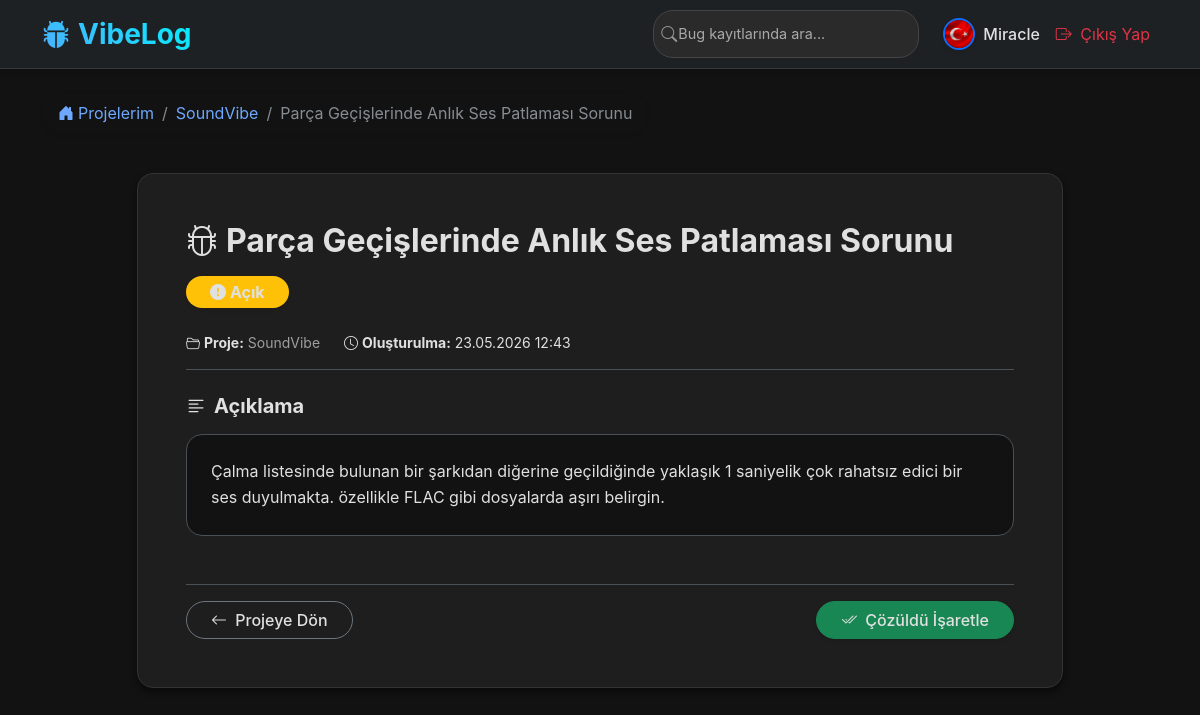
Screenshot of /bug/3 (signed in) with the database file from the repository.
### app/models.py (models this page shows, shortened)
class User(UserMixin, db.Model):
    __tablename__ = 'users'
    id: Mapped[int] = mapped_column(primary_key=True)
    username: Mapped[str] = mapped_column(String(64), unique=True, nullable=False)
    email: Mapped[str] = mapped_column(String(120), unique=True, nullable=False)
    password_hash: Mapped[str] = mapped_column(String(256), nullable=False)
    avatar_image: Mapped[str] = mapped_column(String(255), default='default.png')
    dark_mode: Mapped[bool] = mapped_column(Boolean, default=False)
    created_at: Mapped[datetime] = mapped_column(default=datetime.utcnow)
    projects: Mapped[List["Project"]] = relationship(back_populates="user", cascade="all, delete-orphan")

class Project(db.Model):
    __tablename__ = 'projects'
    id: Mapped[int] = mapped_column(primary_key=True)
    name: Mapped[str] = mapped_column(String(100), nullable=False)
    description: Mapped[Optional[str]] = mapped_column(Text)
    created_at: Mapped[datetime] = mapped_column(default=datetime.utcnow)
    user_id: Mapped[int] = mapped_column(ForeignKey('users.id'), nullable=False)
    user: Mapped["User"] = relationship(back_populates="projects")
    bug_tickets: Mapped[List["BugTicket"]] = relationship(back_populates="project", cascade="all, delete-orphan")

class BugTicket(db.Model):
    __tablename__ = 'bug_tickets'
    id: Mapped[int] = mapped_column(primary_key=True)
    title: Mapped[str] = mapped_column(String(150), nullable=False)
    description: Mapped[str] = mapped_column(Text, nullable=False)
    status: Mapped[str] = mapped_column(String(50), default='Open')
    created_at: Mapped[datetime] = mapped_column(default=datetime.utcnow)
    project_id: Mapped[int] = mapped_column(ForeignKey('projects.id'), nullable=False)
    project: Mapped["Project"] = relationship(back_populates="bug_tickets")

### app/main/routes.py (the view)
@main.route('/bug/<int:bug_id>')
@login_required
def bug_detail(bug_id):
    bug = db.session.get(BugTicket, bug_id)
    if bug is None:
        abort(404)
    if bug.project.user_id != current_user.id:
        abort(403)
    return render_template('main/bug_detail.html', title=bug.title, bug=bug)

### app/models.py (called while the page is built)
@login_manager.user_loader
def load_user(id):
    return db.session.get(User, int(id))

### app/templates/main/bug_detail.html
{% extends "base.html" %}
{% block content %}
<div class="mb-4">
    <nav aria-label="breadcrumb">
        <ol class="breadcrumb bg-white px-3 py-2 rounded-pill shadow-sm d-inline-flex">
            <li class="breadcrumb-item"><a href="{{ url_for('main.index') }}" class="text-decoration-none"><i class="bi bi-house-door-fill me-1"></i>Projelerim</a></li>
            <li class="breadcrumb-item"><a href="{{ url_for('main.project_detail', id=bug.project.id) }}" class="text-decoration-none">{{ bug.project.name }}</a></li>
            <li class="breadcrumb-item active" aria-current="page">{{ bug.title }}</li>
        </ol>
    </nav>
</div>
<div class="row justify-content-center">
    <div class="col-lg-10">
        <div class="card shadow-sm mb-5 border-0 rounded-4">
            <div class="card-body p-4 p-md-5">
                <div class="d-flex justify-content-between align-items-start mb-4 flex-wrap gap-3">
                    <h2 class="card-title fw-bold text-dark mb-0"><i class="bi bi-bug me-2 text-danger"></i>{{ bug.title }}</h2>
                    <div>
                        {% if bug.status == 'Open' %}
                            <span class="badge rounded-pill bg-warning text-dark px-4 py-2 fs-6 shadow-sm"><i class="bi bi-exclamation-circle-fill me-1"></i>Açık</span>
                        {% elif bug.status == 'Closed' or bug.status == 'Çözüldü' %}
                            <span class="badge rounded-pill bg-success px-4 py-2 fs-6 shadow-sm"><i class="bi bi-check-circle-fill me-1"></i>Çözüldü</span>
                        {% else %}
                            <span class="badge rounded-pill bg-secondary px-4 py-2 fs-6 shadow-sm">{{ bug.status }}</span>
                        {% endif %}
                    </div>
                </div>
                <div class="d-flex align-items-center text-muted small mb-4 pb-3 border-bottom">
                    <span class="me-4"><i class="bi bi-folder2-open me-1"></i><strong>Proje:</strong> <a href="{{ url_for('main.project_detail', id=bug.project.id) }}" class="text-decoration-none text-muted">{{ bug.project.name }}</a></span>
                    <span><i class="bi bi-clock me-1"></i><strong>Oluşturulma:</strong> {{ bug.created_at.strftime('%d.%m.%Y %H:%M') }}</span>
                </div>
                <div class="mb-5">
                    <h5 class="fw-bold mb-3"><i class="bi bi-text-left me-2 text-primary"></i>Açıklama</h5>
                    <div class="p-4 bg-light rounded-4 border">
                        <p class="mb-0" style="white-space: pre-wrap; line-height: 1.6;">{{ bug.description }}</p>
                    </div>
                </div>
                <div class="d-flex justify-content-between align-items-center pt-3 border-top flex-wrap gap-2">
                    <a href="{{ url_for('main.project_detail', id=bug.project.id) }}" class="btn btn-outline-secondary rounded-pill px-4">
                        <i class="bi bi-arrow-left me-1"></i> Projeye Dön
                    </a>
                    {% if bug.status == 'Open' %}
                        <form action="{{ url_for('main.resolve_bug', id=bug.id) }}" method="POST" class="d-inline m-0 p-0">
                            <button type="submit" class="btn btn-success rounded-pill px-4 shadow-sm hover-card">
                                <i class="bi bi-check2-all me-1"></i> Çözüldü İşaretle
                            </button>
                        </form>
                    {% endif %}
                </div>
            </div>
        </div>
    </div>
</div>
{% endblock %}

### app/templates/base.html (shortened to what this page needs)
<!DOCTYPE html>
<html lang="tr">
<head>
    <link href="https://cdn.jsdelivr.net/npm/bootstrap@5.3.0/dist/css/bootstrap.min.css" rel="stylesheet">
    <link rel="stylesheet" href="https://cdn.jsdelivr.net/npm/bootstrap-icons@1.11.3/font/bootstrap-icons.min.css">
    <link rel="stylesheet" href="{{ url_for('static', filename='css/style.css') }}">
</head>
<body class="bg-light transition-base" {% if current_user.is_authenticated and current_user.dark_mode %}data-bs-theme="dark"{% endif %}>
    <nav class="navbar navbar-expand-lg navbar-dark navbar-glass mb-4 sticky-top">
        <div class="container">
            <a class="navbar-brand fs-3 fw-bold text-gradient" href="/"><i class="bi bi-bug-fill me-2 text-primary"></i>VibeLog</a>
            <div class="collapse navbar-collapse" id="navbarNav">
                <ul class="navbar-nav ms-auto align-items-center">
                    {% if current_user.is_authenticated %}
                        <li class="nav-item me-lg-3 my-2 my-lg-0">
                            <form action="{{ url_for('main.search') }}" method="GET" class="d-flex">
                                <div class="position-relative">
                                    <input class="form-control search-glass ps-4" type="search" name="q" placeholder="Bug kayıtlarında ara..." aria-label="Search" required>
                                    <i class="bi bi-search position-absolute top-50 start-0 translate-middle-y ms-2 text-white-50"></i>
                                </div>
                            </form>
                        </li>
                        <li class="nav-item">
                            <a class="nav-link d-flex align-items-center" href="{{ url_for('main.profile') }}">
                                <img src="{{ url_for('static', filename='uploads/avatars/' + current_user.avatar_image) }}" alt="Avatar" class="rounded-circle border border-2 border-primary me-2 object-fit-cover shadow-sm" width="32" height="32" onerror="this.src='https://ui-avatars.com/api/?name={{ current_user.username }}&background=0D8ABC&color=fff'">
                                <span class="fw-medium">{{ current_user.username }}</span>
                            </a>
                        </li>
                        <li class="nav-item">
                            <a class="nav-link text-danger" href="{{ url_for('auth.logout') }}"><i class="bi bi-box-arrow-right me-1"></i> Çıkış Yap</a>
                        </li>
                    {% endif %}
                </ul>
            </div>
        </div>
    </nav>
    <div class="container">
        {% block content %}{% endblock %}
    </div>
</body>
</html>

### app/static/css/style.css (style rules this page uses)
body { background: linear-gradient(135deg, #f5f7fa 0%, #c3cfe2 100%); min-height: 100vh; font-family: 'Inter', -apple-system, BlinkMacSystemFont, "Segoe UI", Roboto, "Helvetica Neue", Arial, sans-serif; }
.navbar-glass { background: rgba(33, 37, 41, 0.85) !important; backdrop-filter: blur(10px); -webkit-backdrop-filter: blur(10px); border-bottom: 1px solid rgba(255, 255, 255, 0.1); box-shadow: 0 4px 6px -1px rgba(0, 0, 0, 0.1), 0 2px 4px -1px rgba(0, 0, 0, 0.06); }
.text-gradient { background: linear-gradient(45deg, #4facfe 0%, #00f2fe 100%); -webkit-background-clip: text; -webkit-text-fill-color: transparent; background-clip: text; }
.card { border: none; border-radius: 1rem; box-shadow: 0 0.5rem 1rem rgba(0, 0, 0, 0.05); transition: transform 0.3s ease, box-shadow 0.3s ease; background: rgba(255, 255, 255, 0.95); }
.btn { border-radius: 0.5rem; transition: all 0.3s ease; font-weight: 500; }
.form-control { border-radius: 0.5rem; padding: 0.75rem 1rem; border: 1px solid #dee2e6; transition: border-color 0.15s ease-in-out, box-shadow 0.15s ease-in-out; }
.search-glass { background: rgba(255, 255, 255, 0.1); border: 1px solid rgba(255, 255, 255, 0.2); color: #fff; border-radius: 20px; font-size: 0.9rem; transition: all 0.3s ease; }
.search-glass::placeholder { color: rgba(255, 255, 255, 0.6); }
[data-bs-theme="dark"], [data-bs-theme="dark"] body, [data-bs-theme="dark"] .bg-light, [data-bs-theme="dark"] .bg-white, [data-bs-theme="dark"] .container-fluid { background-color: #121212 !important; background-image: none !important; color: #e0e0e0 !important; }
[data-bs-theme="dark"] h1, [data-bs-theme="dark"] h2, [data-bs-theme="dark"] h3, [data-bs-theme="dark"] h4, [data-bs-theme="dark"] p, [data-bs-theme="dark"] span, [data-bs-theme="dark"] .text-dark { color: #e0e0e0 !important; }
[data-bs-theme="dark"] .card { background-color: #1e1e1e !important; background-image: none !important; border: 1px solid #333 !important; backdrop-filter: none !important; -webkit-backdrop-filter: none !important; box-shadow: 0 4px 6px rgba(0,0,0,0.5) !important; }
[data-bs-theme="dark"] .card * { color: #e0e0e0 !important; }
[data-bs-theme="dark"] .text-muted { color: #9e9e9e !important; }
[data-bs-theme="dark"] .form-control { background-color: #2a2a2a !important; border: 1px solid #444 !important; color: #ffffff !important; }

### rows the page displays
User: avatar_image (picture), username "Miracle"
Project: project.name "SoundVibe"
BugTicket: title "Parça Geçişlerinde Anlık Ses Patlaması Sorunu", created_at "23.05.2026 12:43", description "Çalma listesinde bulunan bir şarkıdan diğerine geçildiğinde yaklaşık 1 saniyelik çok rahatsız edici bir ses duyulmakta. özellikle FLAC gibi dosyalarda aşırı belirgin."
